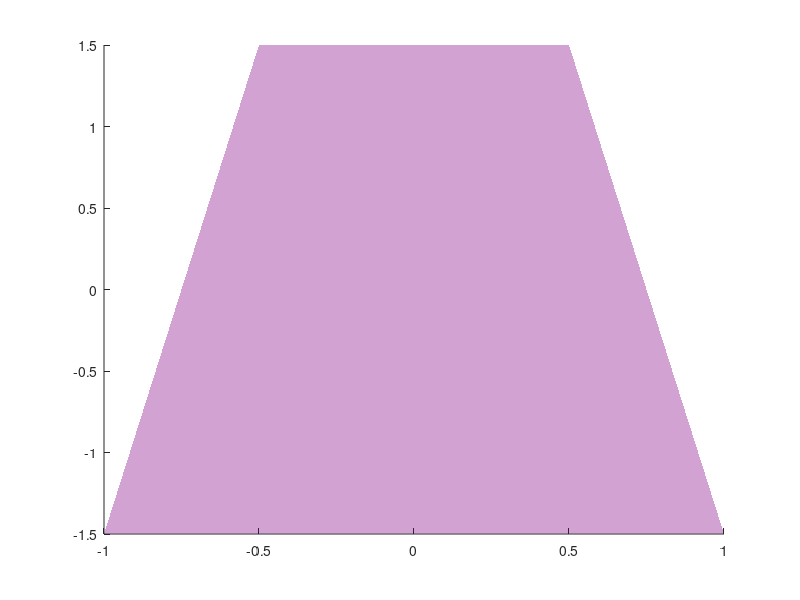

Reproduce this figure in MATLAB.
function plot_trapzoidal_wedge(O,b,c,l,h,varargin)
% origin is the *centre* of the trapezoid.
% Straight edges are along X and perpendicular to Y. Height is Z.

if nargin == 0
  O = [0;0;0];
  b = 1;
  c = 2;
  l = 3;
  h = 0.5;
end

p = inputParser;
p.addRequired('O');
p.addRequired('a');
p.addRequired('b');
p.addRequired('c');
p.addRequired('h');
p.addParamValue('colour',[0.5 0 0.5]);
p.addParamValue('opacity',0.2);
p.addParamValue('edgeopacity',0.2);
p.parse(O,b,c,l,h,varargin{:})

vertex_l = [O O O O]'+[b/2 l/2 0; -b/2 l/2 0; -c/2 -l/2 0; c/2 -l/2 0];
vertex_h = [O O O O]'+[b/2 l/2 h; -b/2 l/2 h; -c/2 -l/2 h; c/2 -l/2 h];

trapz.Vertices = [vertex_l;vertex_h];
trapz.Faces = [1 2 3 4;
               5 6 7 8;
               1 2 6 5;
               2 3 7 6;
               1 4 8 5;
               3 4 8 7];

patch(trapz,...
  'facecolor',p.Results.colour,...
  'facealpha',p.Results.opacity,...
  'edgealpha',p.Results.edgeopacity)